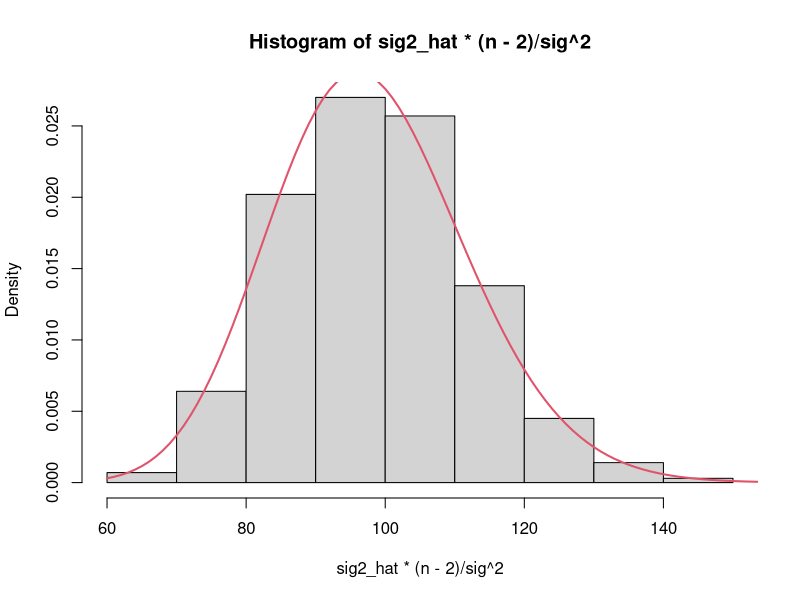
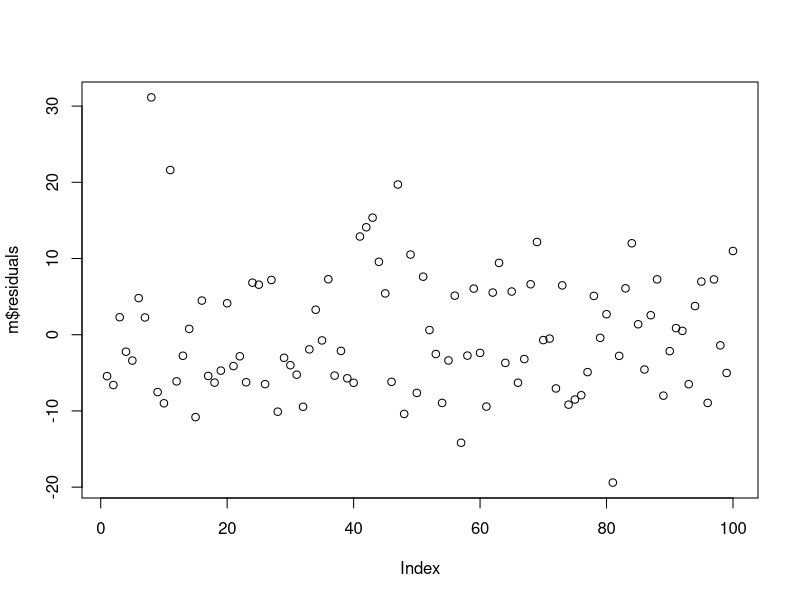
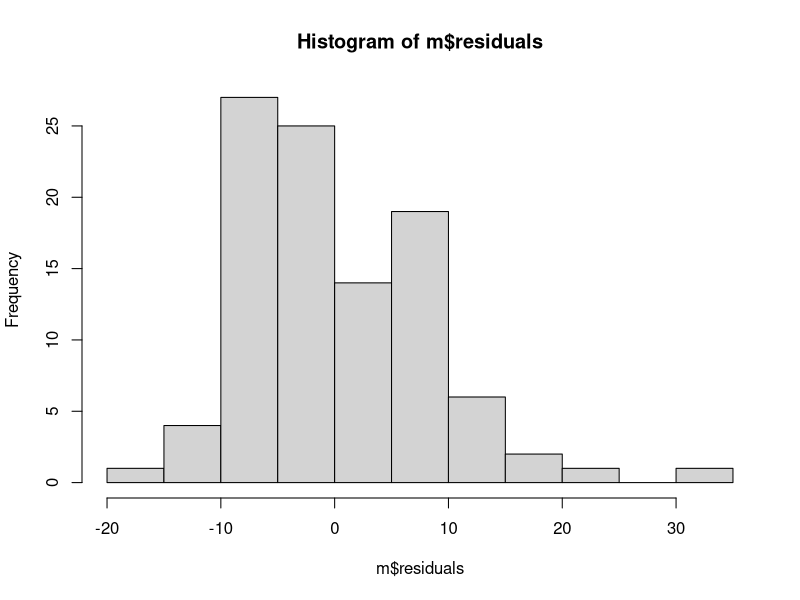

R code for these plots, in order:
n = 100
b0 = 3
b1 = 5
sig = 8


b1_hat = 0
b0_hat = 0
sig2_hat = 0
itn =1000
#data
x = seq(-1,1, length.out = n)
for (j in 1:itn) {
  eps = rnorm(n, 0 , sig)
  y = b0+b1*x+eps
  b1_hat[j] = sum((x-mean(x))*(y-mean(y)))/sum((x-mean(x))^2) 
  b0_hat[j] = mean(y) - b1_hat[j]*mean(x)
  sig2_hat[j] = sum((y - b0_hat[j]-b1_hat[j]*x)^2)/(n-2)
}
hist(sig2_hat*(n-2)/sig^2, probability = TRUE)
u = seq(60,160,1)
lines(u, dchisq(u, n-2), col = 2, lwd =2)
m = lm(y~x)
summary(m)


## manual analysis
b1_hat = sum((x-mean(x))*(y-mean(y)))/sum((x-mean(x))^2) 
b0_hat = mean(y) - b1_hat*mean(x)
sig2_hat = sum((y - b0_hat-b1_hat*x)^2)/(n-2)
rss= sum((y-b0_hat-b1_hat*x)^2)

#one line analysis
x1=x
x2=x^2
m=lm(y~x1+x2)
lines(x, m$fitted.values,col=2)
summary(m)
plot(m$residuals)
#for gaussianity
hist(m$residuals)
summary(m)
